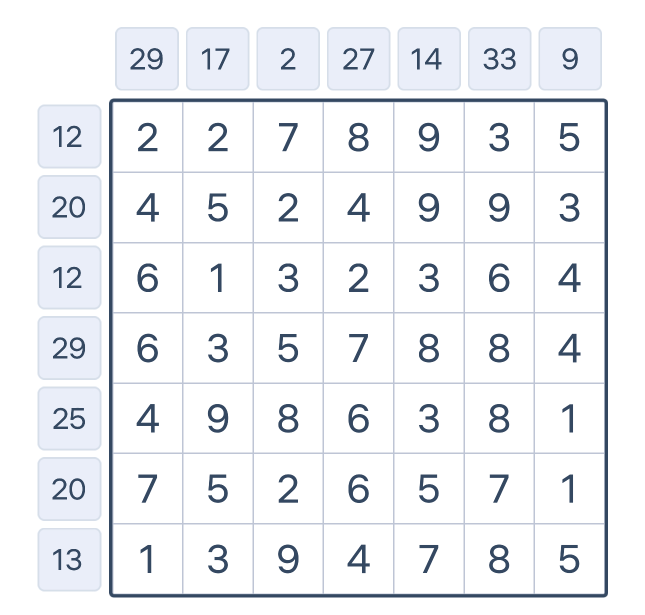
#> input picture iamges/example_table.jpeg, 1290 x 1230 px (shown at 1/2 size)
$ python main.py ../iamges/example_table.jpeg
#> lines starting #> are read from the running program, lines starting #| are printed output that depends on the picture; after the words box and inside, x2 and y2 are one past the last pixel; in counts of white or black regions, pixels touching at a corner belong together
import cv2
import numpy as np
import argparse

parser = argparse.ArgumentParser()
parser.add_argument("image_path", help="Path to the image")
arg = parser.parse_args().image_path


def open_image(path):
#> called with path = '../iamges/example_table.jpeg'
    return cv2.imread(path)
#> returned value is the input picture: shape (1230, 1290, 3); mean B, G, R 244.7, 241.5, 239.7


def save_image(image, path):
    cv2.imwrite(path, image)


def show_image(image):
    cv2.imshow("image", image)
    cv2.waitKey(0)
    cv2.destroyAllWindows()


def generate_black_and_white_number_matrix(image):
    grayscale = cv2.cvtColor(image, cv2.COLOR_BGR2GRAY)
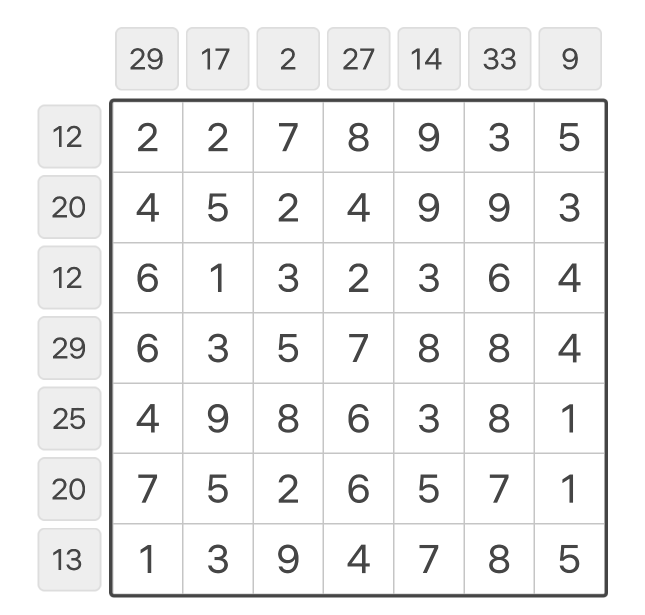
#> grayscale: shape (1230, 1290) (shown at 1/2 size); min 67, max 255, mean 241.3
    # Create a black and white mat where only the blackest pixels are white
    _, blackandwhited = cv2.threshold(
        grayscale, 0, 255, cv2.THRESH_BINARY_INV + cv2.THRESH_OTSU)
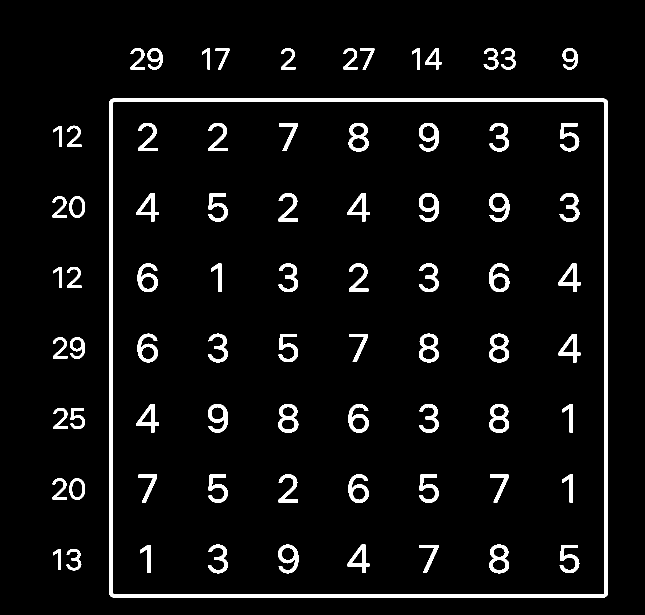
#> blackandwhited: shape (1230, 1290) (shown at 1/2 size); 5.3% white; 76 white regions

    contours, _ = cv2.findContours(
        blackandwhited, cv2.RETR_EXTERNAL, cv2.CHAIN_APPROX_SIMPLE)
#> contours = 27 contours; largest, box (x1, y1, x2, y2) and area: (218, 197, 1216, 1195) 993942, (139, 956, 170, 1000) 1040, (139, 392, 170, 436) 1036, (1125, 96, 1156, 139) 794, (295, 96, 325, 139) 787

    max_contour = max(contours, key=cv2.contourArea)
#> max_contour = contour of 32 points, box (x1, y1, x2, y2) (218, 197, 1216, 1195), area 993942

    mask_outer = np.zeros_like(blackandwhited)
    cv2.drawContours(mask_outer, [max_contour], -1, 255, -1)
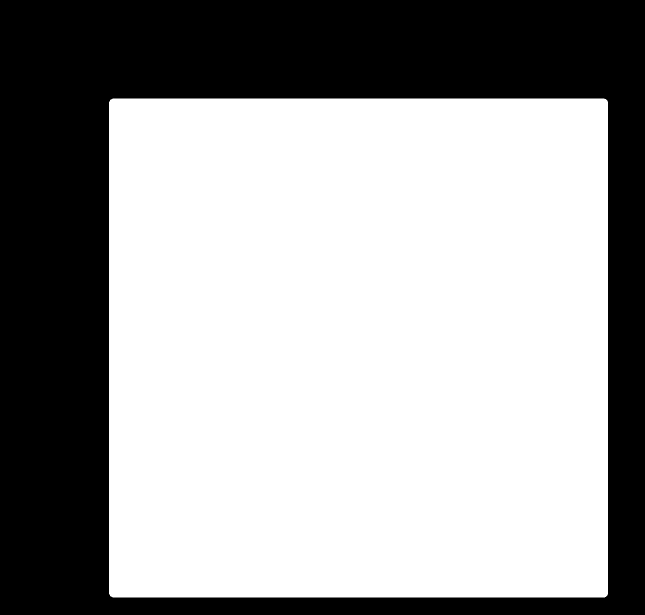
#> mask_outer: shape (1230, 1290) (shown at 1/2 size); 62.8% white; 1 black region, box (x1, y1, x2, y2) and area: (0, 0, 1290, 1230) 590773
    mask_outer_inv = cv2.bitwise_not(mask_outer)

    row_col_sums = cv2.bitwise_and(
        blackandwhited, blackandwhited, mask=mask_outer_inv)
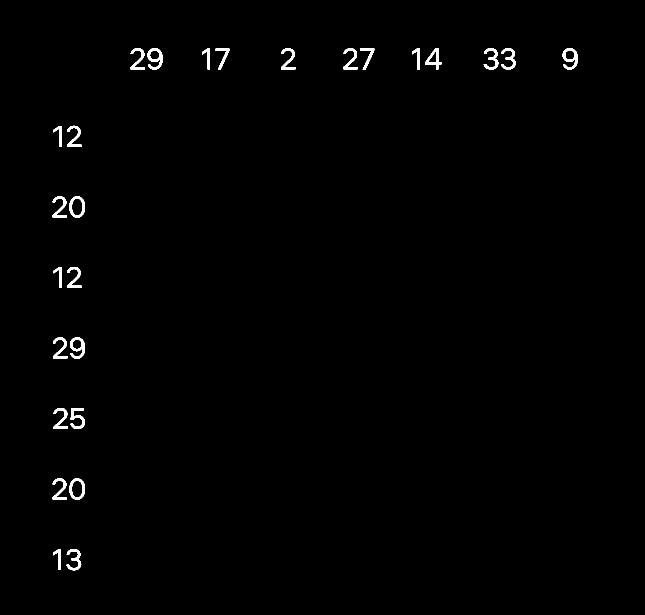
#> row_col_sums: shape (1230, 1290) (shown at 1/2 size); 0.75% white; 26 white regions, largest, box (x1, y1, x2, y2) and area: (1125, 96, 1156, 139) 606, (295, 96, 325, 139) 601, (140, 675, 170, 718) 595

    mask_inner = np.zeros_like(blackandwhited)
    cv2.drawContours(mask_inner, [max_contour], -1, 255, -1)

    kernel = np.ones((5, 5), np.uint8)
    shrunk_mask_inner = cv2.erode(mask_inner, kernel, iterations=5)
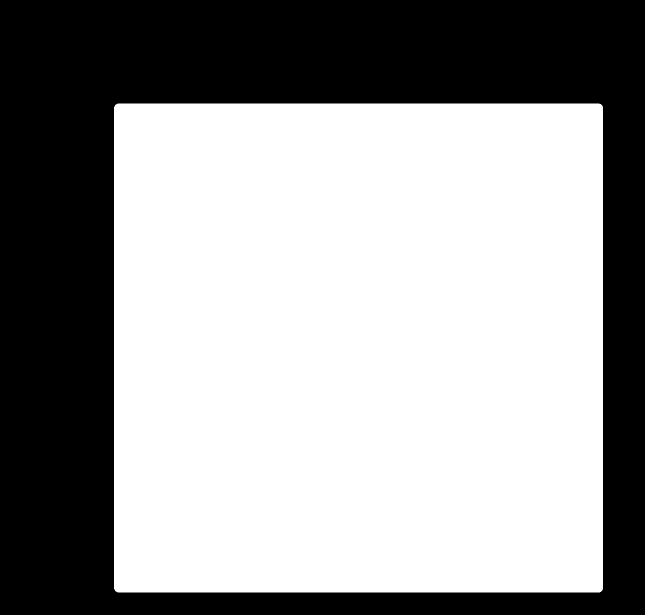
#> shrunk_mask_inner: shape (1230, 1290) (shown at 1/2 size); 60.3% white; 1 black region, box (x1, y1, x2, y2) and area: (0, 0, 1290, 1230) 630293

    inner_matrix = cv2.bitwise_and(
        blackandwhited, blackandwhited, mask=shrunk_mask_inner)
#> inner_matrix: shape (1230, 1290); 2.8% white; 49 white regions, largest, box (x1, y1, x2, y2) and area: (978, 667, 1018, 725) 1094, (978, 1089, 1018, 1147) 1090, (697, 246, 737, 303) 1088

    final_matrix = cv2.bitwise_or(row_col_sums, inner_matrix)
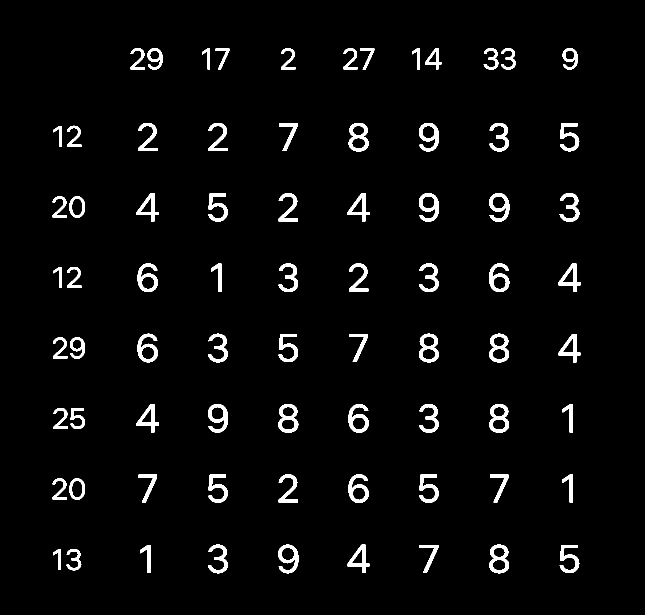
#> final_matrix: shape (1230, 1290) (shown at 1/2 size); 3.5% white; 75 white regions, largest, box (x1, y1, x2, y2) and area: (978, 667, 1018, 725) 1094, (978, 1089, 1018, 1147) 1090, (697, 246, 737, 303) 1088

    return final_matrix


def center_and_crop_with_margin(image, margin_size=10):
#> called with margin_size = 10
    coords = cv2.findNonZero(image)
#> coords = contour of 55698 points, box (x1, y1, x2, y2) (105, 96, 1161, 1147), area 54982
    x, y, w, h = cv2.boundingRect(coords)
#> x = 105; y = 96; w = 1056; h = 1051

    center_x, center_y = x + w // 2, y + h // 2
#> center_x = 633; center_y = 621

    cropped_width = w + 2 * margin_size
#> cropped_width = 1076
    cropped_height = h + 2 * margin_size
#> cropped_height = 1071

    x_new = max(center_x - cropped_width // 2, 0)
#> x_new = 95
    y_new = max(center_y - cropped_height // 2, 0)
#> y_new = 86
    x_new_end = x_new + cropped_width
#> x_new_end = 1171
    y_new_end = y_new + cropped_height
#> y_new_end = 1157

    x_new_end = min(x_new_end, image.shape[1])
    y_new_end = min(y_new_end, image.shape[0])

    cropped_image = image[y_new:y_new_end, x_new:x_new_end]
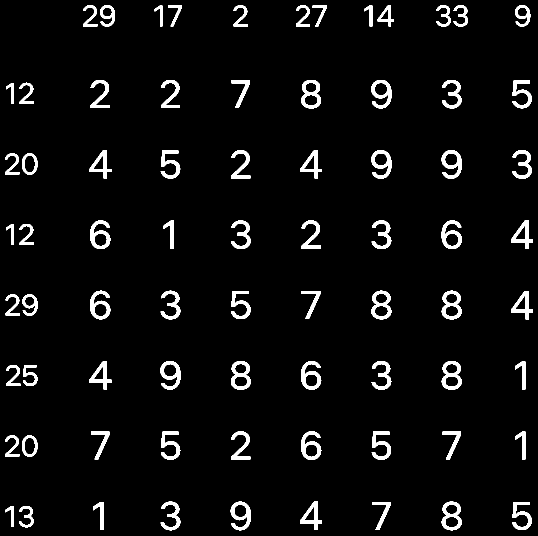
#> cropped_image: shape (1071, 1076) (shown at 1/2 size); 4.8% white; 75 white regions, largest, box (x1, y1, x2, y2) and area: (883, 581, 923, 639) 1094, (883, 1003, 923, 1061) 1090, (602, 160, 642, 217) 1088

    final_image = np.zeros((cropped_height, cropped_width), dtype=np.uint8)

    x_offset = (final_image.shape[1] - cropped_image.shape[1]) // 2
#> x_offset = 0
    y_offset = (final_image.shape[0] - cropped_image.shape[0]) // 2
#> y_offset = 0

    final_image[y_offset:y_offset+cropped_image.shape[0],
                x_offset:x_offset+cropped_image.shape[1]] = cropped_image

    return final_image


def resize_image(image, percentage_change):
    new_width = int(image.shape[1] * (100 + percentage_change) / 100)
    new_height = int(image.shape[0] * (100 + percentage_change) / 100)

    resized_image = cv2.resize(image, (new_width, new_height))

    return resized_image


image = open_image(arg)
bw_num_mtx = generate_black_and_white_number_matrix(image)
centered_cropped = center_and_crop_with_margin(bw_num_mtx)
# final = resize_image(centered_cropped, -50)
final = centered_cropped
show_image(final)
save_image(final, "output.png")
